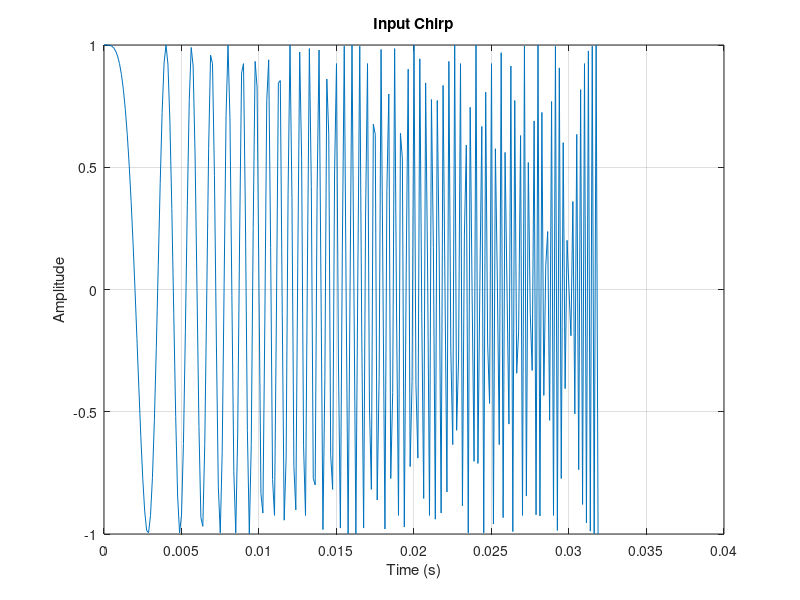

Recreate this plot in MATLAB. (Note: this script raises an error after producing the figure.)
clc;
clear;
close all;

fs=8000;
f=[0 600 1000 1400 2000 4000];
a=[1.25 2 1 0.25 0.1 0];
n=31;

h=fir2(n,f/(fs/2),a);

N=256;
t=(0:N-1)/fs;
x=chirp(t,0,N/fs,fs/2);

figure;
plot(t,x);
title('Input Chirp');
xlabel('Time (s)');
ylabel('Amplitude');
grid on;

y=filter(h,1,x);
Y=fft(y);

ib=2;
bits=0;
err=0;
qh=[];

for b=4:16
    fb=b-ib-1;
    q=sfi(h,b,fb);
    c=q.data;
    yq=filter(c,1,x);
    Yq=fft(yq);
    e=max(abs(Yq-Y))/max(abs(Y));
    if e<0.05
        bits=b;
        err=e;
        qh=c;
        break;
    end
end

if bits==0
    disp('No bit count satisfies the error limit');
    return;
end

yq=filter(qh,1,x);
Yq=fft(yq);
freq=(0:N/2)*fs/N;

figure;
subplot(2,1,1);
plot(freq,abs(Y(1:N/2+1)));
title('Original FIR Spectrum');
xlabel('Frequency (Hz)');
ylabel('Magnitude');
grid on;

subplot(2,1,2);
plot(freq,abs(Yq(1:N/2+1)));
title('Quantized FIR Spectrum');
xlabel('Frequency (Hz)');
ylabel('Magnitude');
grid on;

[H,F]=freqz(h,1,1024,fs);
[Hq,Fq]=freqz(qh,1,1024,fs);
[p,k]=max(abs(H));

figure;
plot(F,abs(H));
hold on;
plot(Fq,abs(Hq),'--');
plot(f,a,'o');
title('FIR Frequency Response');
xlabel('Frequency (Hz)');
ylabel('Magnitude');
legend('Original','Quantized','Desired');
grid on;

fprintf('Minimum bits = %d\n',bits);
fprintf('Fractional bits = %d\n',bits-ib-1);
fprintf('Maximum relative error = %.6f\n',err);
fprintf('Peak magnitude = %.4f\n',p);
fprintf('Peak frequency = %.2f Hz\n',F(k));
